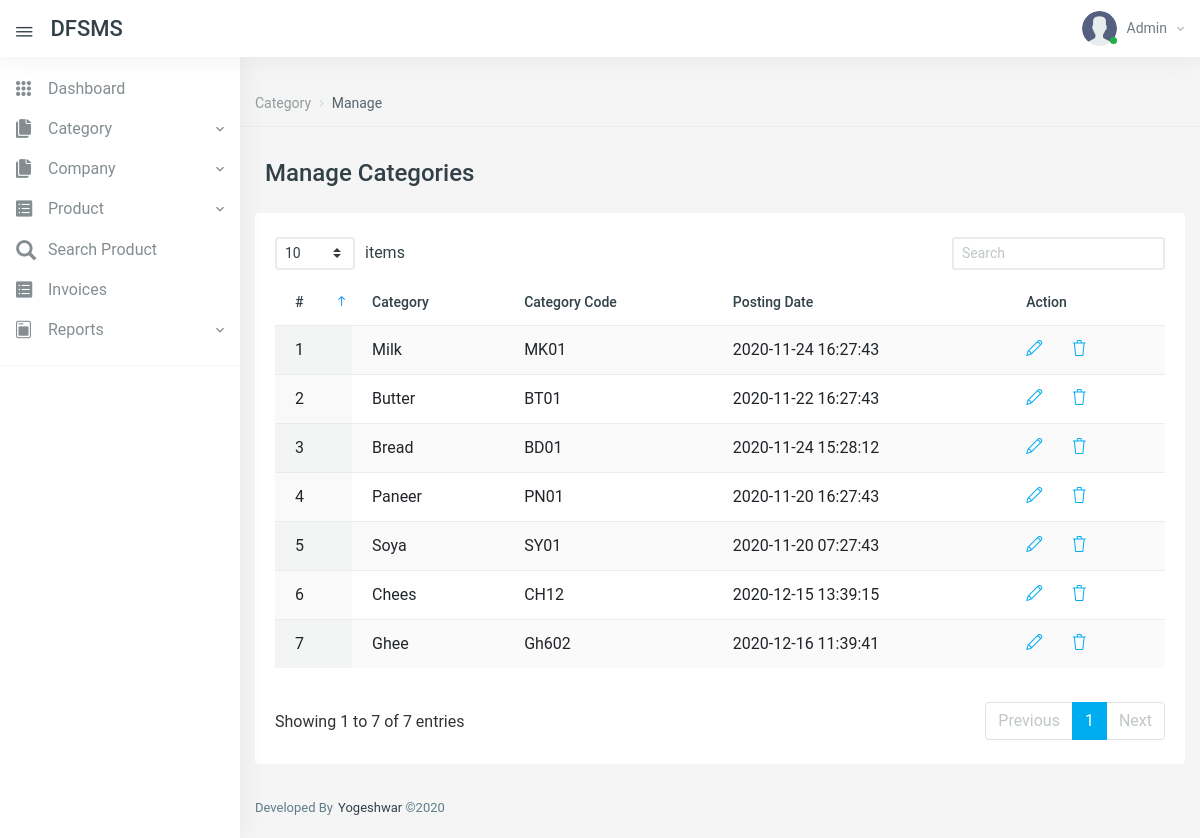
Page /manage-categories.php (signed in) on the earlier database version.
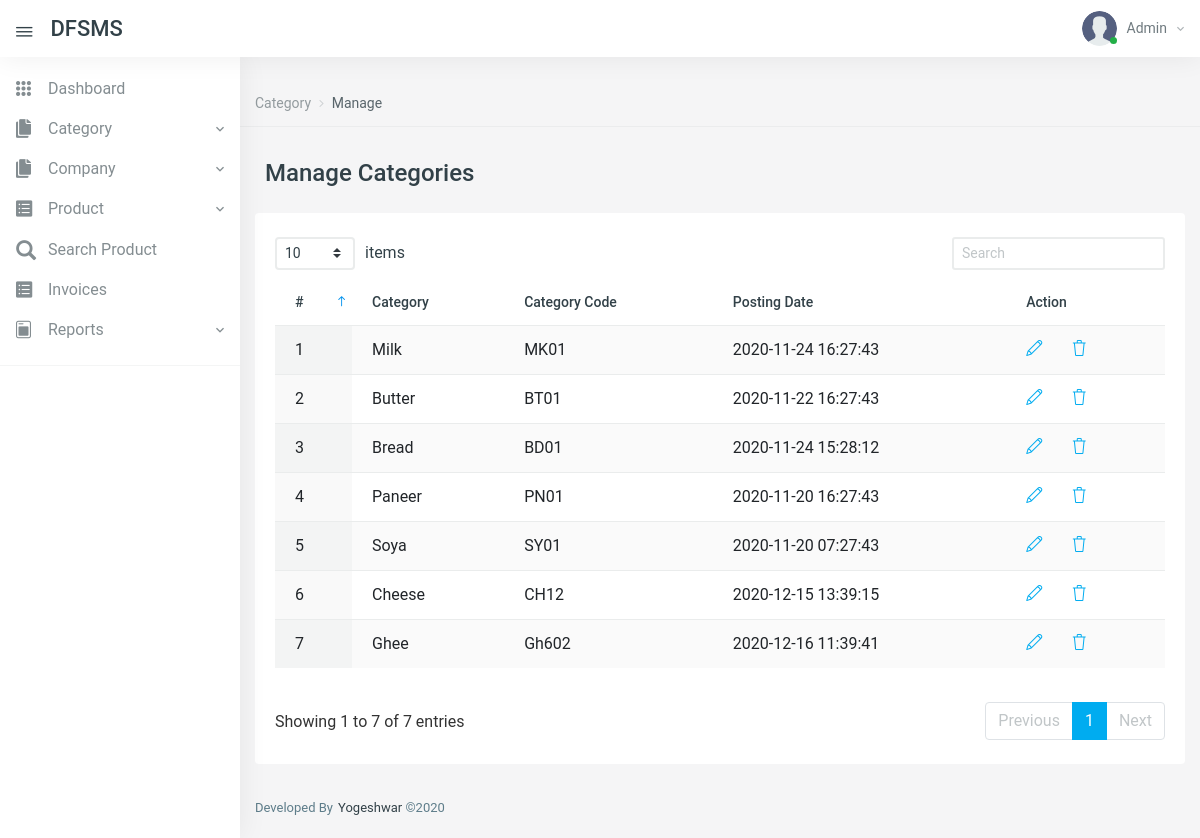
Same page on the later database version.
### tables this page shows
CREATE TABLE `tblcategory` (
  `id` int(11) NOT NULL,
  `CategoryName` varchar(200) DEFAULT NULL,
  `CategoryCode` varchar(50) DEFAULT NULL,
  `PostingDate` timestamp NULL DEFAULT current_timestamp()
);

### manage-categories.php (the view, shortened to what this page needs)
<?php
include('includes/config.php');
if (strlen($_SESSION['aid']==0)) {
  header('location:logout.php');
  } else{
?>
<!DOCTYPE html>
<html lang="en">
<head>
    <link href="vendors/datatables.net-dt/css/jquery.dataTables.min.css" rel="stylesheet" type="text/css" />
    <link href="vendors/datatables.net-responsive-dt/css/responsive.dataTables.min.css" rel="stylesheet" type="text/css" />
    <link href="vendors/jquery-toggles/css/toggles.css" rel="stylesheet" type="text/css">
    <link href="vendors/jquery-toggles/css/themes/toggles-light.css" rel="stylesheet" type="text/css">
    <link href="dist/css/style.css" rel="stylesheet" type="text/css">
</head>
<body>
	<div class="hk-wrapper hk-vertical-nav">
<?php include_once('includes/navbar.php');
include_once('includes/sidebar.php');
?>
        <div class="hk-pg-wrapper">
            <nav class="hk-breadcrumb" aria-label="breadcrumb">
                <ol class="breadcrumb breadcrumb-light bg-transparent">
<li class="breadcrumb-item"><a href="#">Category</a></li>
<li class="breadcrumb-item active" aria-current="page">Manage</li>
                </ol>
            </nav>
            <div class="container">
<div class="hk-pg-header">
 <h4 class="hk-pg-title"><span class="pg-title-icon"><span class="feather-icon"><i data-feather="database"></i></span></span>Manage Categories</h4>
                </div>
                <div class="row">
                    <div class="col-xl-12">
                        <section class="hk-sec-wrapper">
                            <div class="row">
                                <div class="col-sm">
                                    <div class="table-wrap">
                                        <table id="datable_1" class="table table-hover w-100 display pb-30">
                                            <thead>
                                                <tr>
                                                    <th>#</th>
                                                    <th>Category</th>
                                                    <th>Category Code</th>
                                                    <th>Posting Date</th>
                                                    <th>Action</th>
                                                </tr>
                                            </thead>
                                            <tbody>
<?php
$rno=mt_rand(10000,99999);
$query=mysqli_query($con,"select * from tblcategory");
$cnt=1;
while($row=mysqli_fetch_array($query))
{
?>
<tr>
<td><?php echo $cnt;?></td>
<td><?php echo $row['CategoryName'];?></td>
<td><?php echo $row['CategoryCode'];?></td>
<td><?php echo $row['PostingDate'];?></td>
<td>
<a href="edit-category.php?catid=<?php echo base64_encode($row['id'].$rno);?>" class="mr-25" data-toggle="tooltip" data-original-title="Edit"> <i class="icon-pencil"></i></a>
<a href="manage-categories.php?del=<?php echo base64_encode($row['id'].$rno);?>" data-toggle="tooltip" data-original-title="Delete" onclick="return confirm('Do you really want to delete?');"> <i class="icon-trash txt-danger"></i> </a>
</td>
</tr>
<?php
$cnt++;
} ?>
                                            </tbody>
                                        </table>
                                    </div>
                                </div>
                            </div>
                        </section>
                    </div>
                </div>
            </div>
<?php include_once('includes/footer.php');?>
        </div>
    </div>
</body>
</html>
<?php } ?>

### includes/navbar.php (shortened to what this page needs)
     <nav class="navbar navbar-expand-xl navbar-light fixed-top hk-navbar">
            <a id="navbar_toggle_btn" class="navbar-toggle-btn nav-link-hover" href="javascript:void(0);"><i class="ion ion-ios-menu"></i></a>
            <a class="navbar-brand" href="dashboard.php">DFSMS
            </a>
            <ul class="navbar-nav hk-navbar-content">
                <li class="nav-item dropdown dropdown-authentication">
                    <a class="nav-link dropdown-toggle no-caret" href="#" role="button" data-toggle="dropdown" aria-haspopup="true" aria-expanded="false">
                        <div class="media">
                            <div class="media-img-wrap">
                                <div class="avatar">
                                    <img src="dist/img/user.png" alt="user" class="avatar-img rounded-circle">
                                </div>
                                <span class="badge badge-success badge-indicator"></span>
                            </div>
<?php
$adminid=$_SESSION['aid'];
$query=mysqli_query($con,"select AdminName from tbladmin where id='$adminid'");
$row=mysqli_fetch_array($query);
?>
                            <div class="media-body">
                                <span><?php echo $row['AdminName'];?><i class="zmdi zmdi-chevron-down"></i></span>
                            </div>
                        </div>
                    </a>
                </li>
            </ul>
        </nav>

### includes/sidebar.php (shortened to what this page needs)
        <nav class="hk-nav hk-nav-light">
            <div class="nicescroll-bar">
                <div class="navbar-nav-wrap">
                    <ul class="navbar-nav flex-column">
<li class="nav-item">
<a class="nav-link" href="dashboard.php">
<i class="ion ion-ios-keypad"></i>
<span class="nav-link-text">Dashboard</span>
</a>
</li>
<li class="nav-item">
<a class="nav-link" href="javascript:void(0);" data-toggle="collapse" data-target="#cats_drp">
<i class="ion ion-ios-copy"></i>
<span class="nav-link-text">Category</span></a>
</li>
<li class="nav-item">
<a class="nav-link" href="javascript:void(0);" data-toggle="collapse" data-target="#company_drp">
<i class="ion ion-ios-copy"></i>
<span class="nav-link-text">Company</span></a>
</li>
<li class="nav-item">
<a class="nav-link" href="javascript:void(0);" data-toggle="collapse" data-target="#product_drp">
<i class="ion ion-ios-list-box"></i>
<span class="nav-link-text">Product</span></a>
</li>
<li class="nav-item">
<a class="nav-link" href="search-product.php">
<i class="glyphicon glyphicon-search"></i>
<span class="nav-link-text">Search Product</span>
</a>
</li>
<li class="nav-item">
<a class="nav-link" href="invoices.php">
<i class="ion ion-ios-list-box"></i>
<span class="nav-link-text">Invoices</span>
</a>
</li>
<li class="nav-item">
<a class="nav-link" href="javascript:void(0);" data-toggle="collapse" data-target="#reports_drp">
<i class="ion ion-ios-today"></i>
<span class="nav-link-text">Reports</span></a>
</li>
</ul>
                    <hr class="nav-separator">
                </div>
            </div>
        </nav>

### includes/footer.php
            <div class="hk-footer-wrap container">
                <footer class="footer">
                    <div class="row">
                        <div class="col-md-6 col-sm-12">
<p>Developed By<a class="text-dark">Yogeshwar</a> ©2020</p>
                        </div>
                    </div>
                </footer>
            </div>

Differences in the rows shown:
changed tblcategory "CH12": CategoryName "Chees" → "Cheese"
